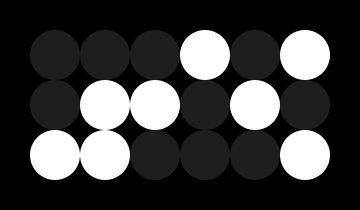
Frame 1 (no input)
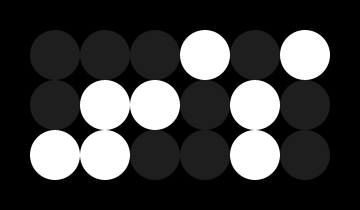
Frame 60 (the mouse pressed at the canvas centre just before this capture)
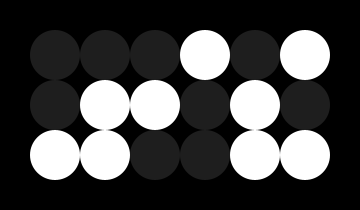
Frame 120 (the mouse held since frame 60 and released just before this capture)

The Processing sketch that drew these frames (run headless with seeded random() and noise(); from frame 60 on, the mouse is pressed at the canvas centre):

// Processing sketch: binary
// ── binary.pde
int on_colour = 255;
int off_colour = 30;
int back_colour = 0;

void setup() {
        size(360, 210);
        smooth();
        noStroke();
}

void draw() {
        background(back_colour);
        int hours = int(binary(hour()));
        int mins = int(binary(minute()));
        int secs = int(binary(second()));

        String bin_time_str = nf(hours,6)+nf(mins,6)+nf(secs,6);

        int i=0;
        for(int row=0; row<3; row++) {
                for(int col=0; col<6; col++) {
                        if (bin_time_str.charAt(i) == '1') {
                                fill(on_colour);
                        } else {
                                fill(off_colour);
                        }
                        ellipse(55+50*col,55+50*row,50,50);
                        i++;
                }
        }
}
